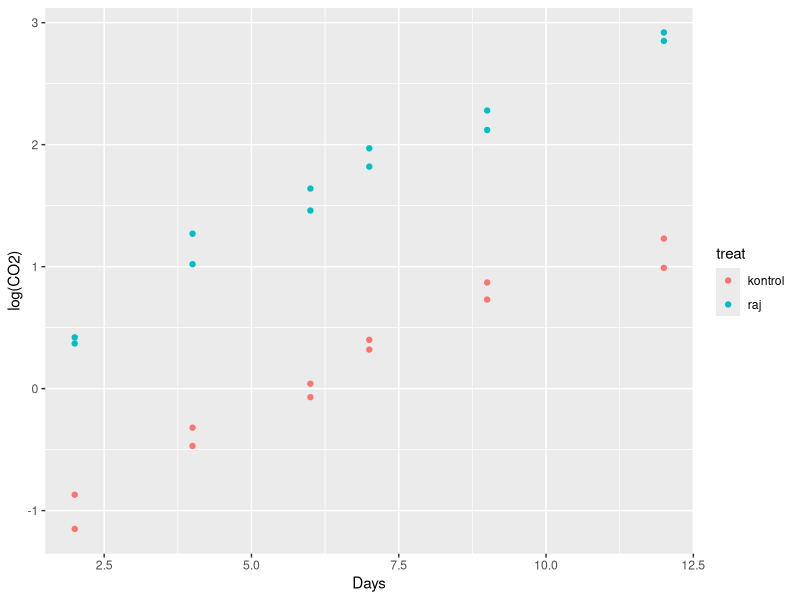

This chart was generated by the following R code:
## ---- chunk 1
knitr::opts_chunk$set(echo = TRUE, cache = TRUE)
## ---- chunk 2
afl2 <- read.table("../data/afl2.txt", header = T)
head(afl2)
## ---- chunk 3
table(afl2$treat, afl2$day)
## ---- chunk 4
m0 <- lm(logco2 ~ factor(day) * treat, data = afl2)
m1 <- lm(logco2 ~ factor(day) + treat, data = afl2)
anova(m1, m0)
## ---- chunk 5
m2a <- lm(logco2 ~ treat, data = afl2)
m2b <- lm(logco2 ~ factor(day), data = afl2)
anova(m2a, m1)
anova(m2b, m1)
## ---- chunk 6
summary(m1)
## ---- chunk 7
m3 <- lm(logco2 ~ treat + day, data = afl2)
anova(m3, m1)
## ---- chunk 8
library(ggplot2)
ggplot(data = afl2) + geom_point(aes(x = day, y = logco2, col = treat)) +
  labs(x = "Days", y = "log(CO2)")
## ---- chunk 9
mkvad <- lm(logco2 ~ treat + day + I(day^2), data = afl2)
anova(mkvad, m1)
## ---- chunk 10
summary(mkvad)
## ---- chunk 11
library(gmodels)
raj_10 <- c(1, 1, 10, 10^2)
est <- rbind(raj.10 = raj_10) ### overflødigt men giver pænere output
estimable(mkvad, est, conf.int = 0.95)
exp(estimable(mkvad, est, conf.int = 0.95)[, c(1, 6, 7)])
